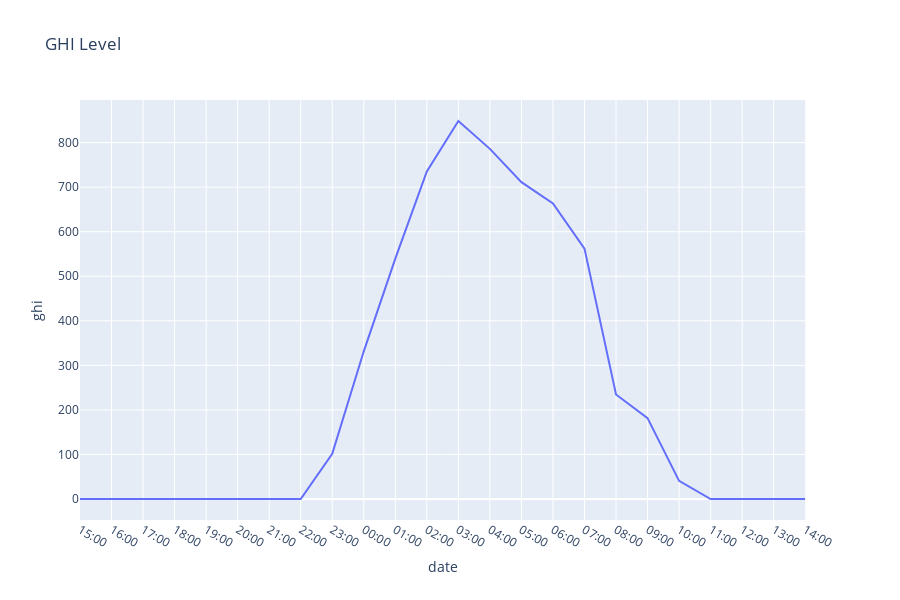

The code cell stored with this chart in its notebook:
### Code cell
fig.show()

### Figure 1 — Plotly figure (JSON) as saved in the notebook; plotly's stock layout.template omitted (floating-point values rounded to 4 significant figures)
{"data": [{"hoverlabel": {"namelength": 0}, "hovertemplate": "date=%{x}<br>ghi=%{y}", "legendgroup": "", "line": {"color": "#636efa", "dash": "solid"}, "mode": "lines", "name": "", "showlegend": false, "type": "scatter", "x": ["15:00", "16:00", "17:00", "18:00", "19:00", "20:00", "21:00", "22:00", "23:00", "00:00", "01:00", "02:00", "03:00", "04:00", "05:00", "06:00", "07:00", "08:00", "09:00", "10:00", "11:00", "12:00", "13:00", "14:00"], "xaxis": "x", "y": [0, 0, 0, 0, 0, 0, 0, 0, 101.4, 331.5, 539.6, 735.3, 848.5, 785.9, 711.3, 663.4, 562.2, 234.6, 181.6, 40.65, 0, 0, 0, 0], "yaxis": "y"}], "layout": {"height": 600, "legend": {"tracegroupgap": 0}, "title": {"text": "GHI Level"}, "xaxis": {"anchor": "y", "domain": [0, 0.98], "title": {"text": "date"}}, "yaxis": {"anchor": "x", "domain": [0, 1], "title": {"text": "ghi"}}}}
